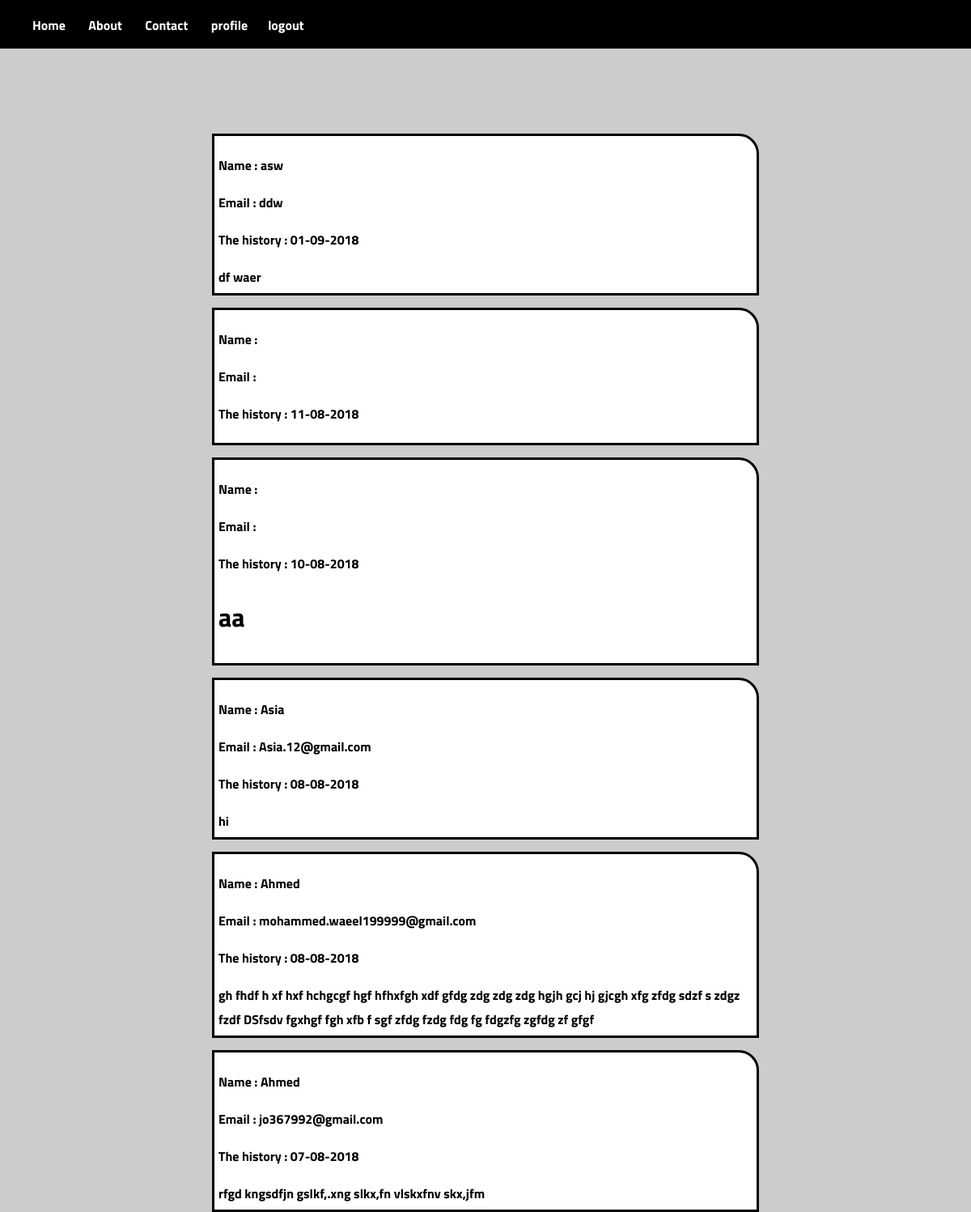
/msg.php (signed in), run on the app's committed database.
### tables this page shows
CREATE TABLE `msg` (
  `id` int(11) NOT NULL,
  `name` text NOT NULL,
  `email` text NOT NULL,
  `msg` text NOT NULL,
  `history` text NOT NULL
);

### msg.php (the view, shortened to what this page needs)
		<?php endif  ?><?php
    include "include/header.php";
?>
<Br><br><br>
<?php
$db = mysqli_connect('localhost', 'root', '', 'news');
  $results = mysqli_query($db, "SELECT * FROM msg order by id DESC"); ?>
    <?php while ($row = mysqli_fetch_array($results)) { ?>
<div id="msg">
<div class="name"><p>Name : <?php echo $row['name']; ?></p></div>
<div class="email"><p>Email : <?php echo $row['email']; ?></p></div>
<div class="history"><p>The history : <?php echo $row['history']; ?></p></div>
<div class="msg"><?php echo $row['msg']; ?></div>
</div>
<?php } ?>

### include/header.php (style rules this page uses)
* { font-family: 'cairo-bold'; }
body { background-color:#ccc; margin: 0px; }

### msg.php (style rules this page uses)
#msg { width:660px;height:auto; border:solid; background-color:#fff; margin:0 auto; border-top-right-radius:25px; padding:5px; margin-top:15px; }
#msg .msg { height:115px; height:auto; }

### data on the page
msg: name "asw", email "ddw", history "01-09-2018", msg "df waer"
msg: history "11-08-2018"
msg: history "10-08-2018", msg "aa"
msg: name "Asia", email "Asia.12@gmail.com", history "08-08-2018", msg "hi"
msg: name "Ahmed", email "mohammed.waeel199999@gmail.com", history "08-08-2018", msg "gh fhdf h xf hxf hchgcgf hgf hfhxfgh xdf gfdg zdg zdg zdg hgjh gcj hj gjcgh xfg zfdg sdzf s zdgz fzdf DSfsdv fgxhgf fgh xfb f sgf zfdg fzdg fdg fg fdgzfg zgfdg zf gfgf"
msg: name "Ahmed", email "jo367992@gmail.com", history "07-08-2018", msg "rfgd kngsdfjn gslkf,.xng slkx,fn vlskxfnv skx,jfm"
